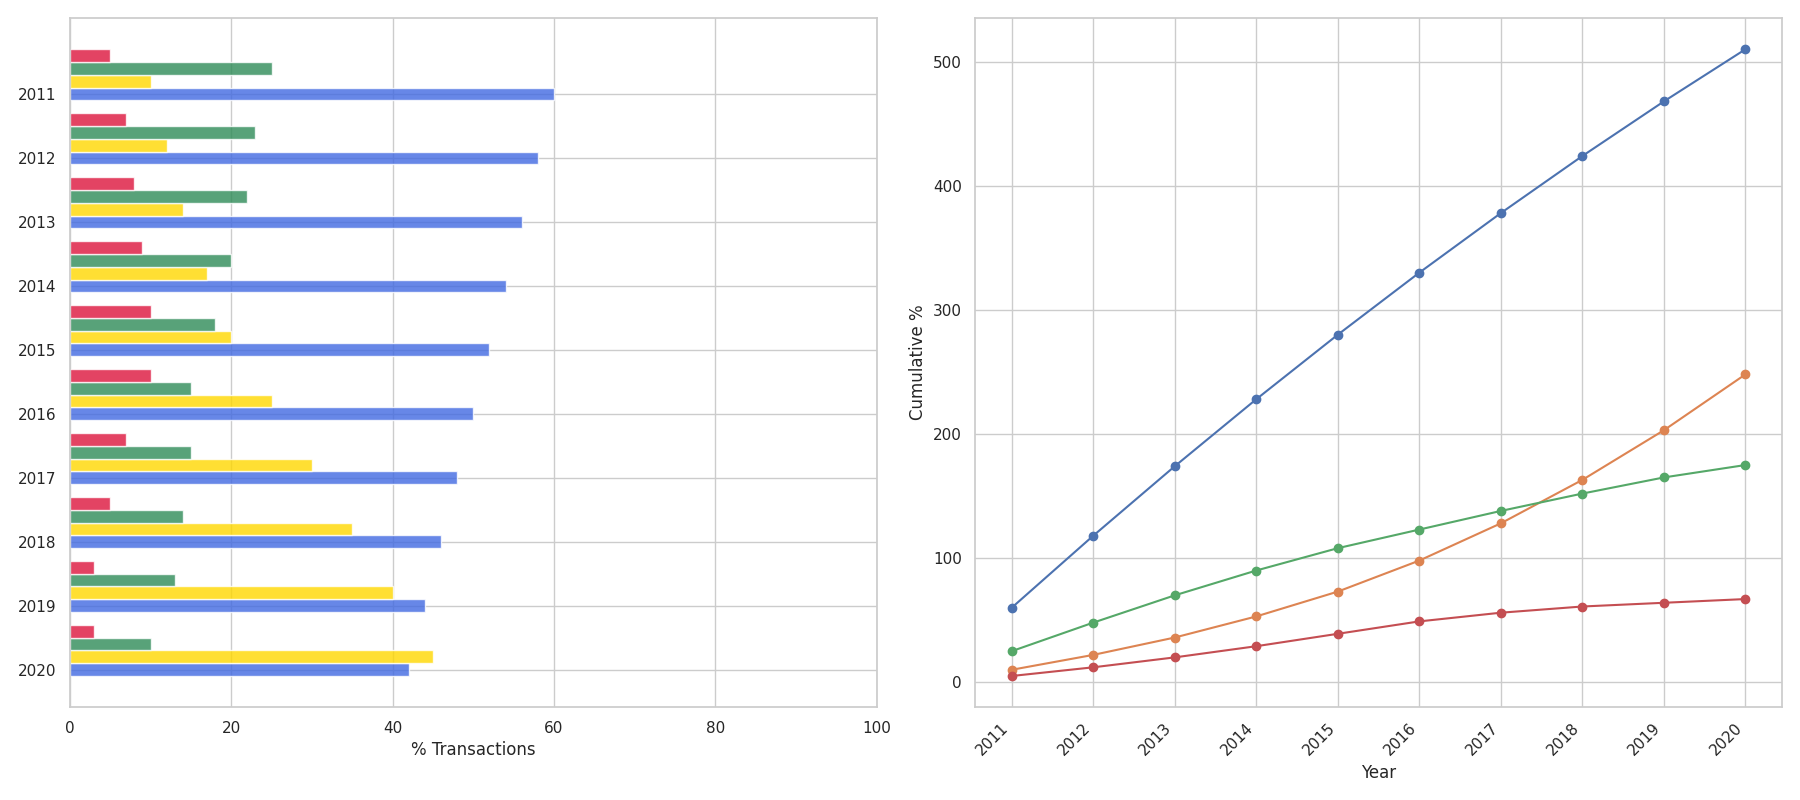

The Python source for this figure:
import matplotlib.pyplot as plt
import numpy as np

years = np.arange(2011, 2021)
credit_cards = [60, 58, 56, 54, 52, 50, 48, 46, 44, 42]
digital_wallets = [10, 12, 14, 17, 20, 25, 30, 35, 40, 45]
bank_transfers = [25, 23, 22, 20, 18, 15, 15, 14, 13, 10]
cryptocurrencies = [5, 7, 8, 9, 10, 10, 7, 5, 3, 3]

fig = plt.figure(figsize=(18, 8))

# First subplot: Horizontal Bar Chart
ax1 = fig.add_subplot(121)

methods = ['Cards', 'Wallets', 'Bank', 'Crypto']
data = [credit_cards, digital_wallets, bank_transfers, cryptocurrencies]
colors = ['royalblue', 'gold', 'seagreen', 'crimson']
bar_width = 0.2

for i, (method, color) in enumerate(zip(methods, colors)):
    ax1.barh(years - i * bar_width, data[i], color=color, height=bar_width, alpha=0.8)

ax1.set_yticks(years)
ax1.invert_yaxis()
ax1.set_xlabel('% Transactions')
ax1.set_xlim(0, 100)

# Second subplot: Line Chart for Cumulative Market Share
cumulative_market_share = {
    'Cards': np.cumsum(credit_cards),
    'Wallets': np.cumsum(digital_wallets),
    'Bank': np.cumsum(bank_transfers),
    'Crypto': np.cumsum(cryptocurrencies)
}

ax2 = fig.add_subplot(122)

for method, values in cumulative_market_share.items():
    ax2.plot(years, values, marker='o')

ax2.set_xlabel('Year')
ax2.set_ylabel('Cumulative %')
ax2.set_xticks(years)
ax2.set_xticklabels(years, rotation=45, ha='right')

plt.tight_layout()
plt.show()
